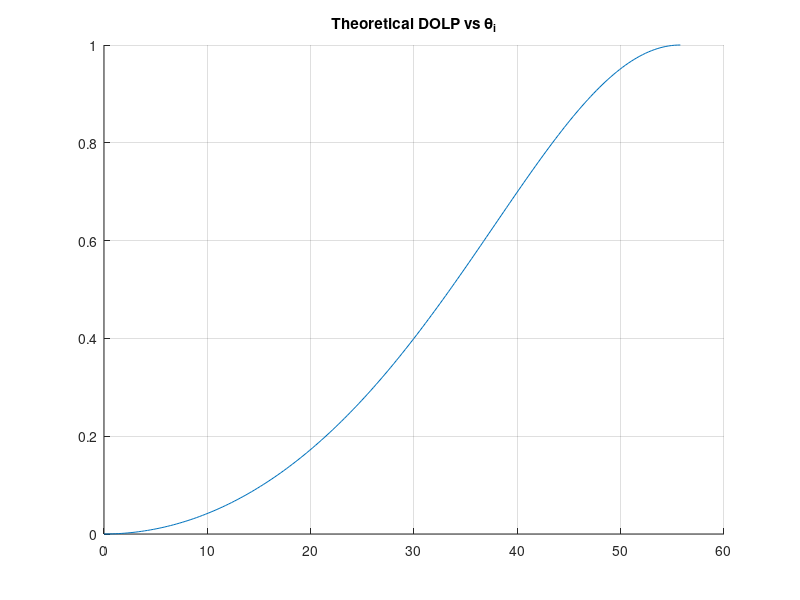

Write the MATLAB code that produced this figure. (Note: this script raises an error after producing the figure.)
%% Solve for DOLP & theta_i
% load('C:\Users\tracy\Downloads\saksham_polarimetric_cam\final_S_map.mat')
%%
ni = 1;
nt = 1.47;%1.58; %(ferrofluid emg 905);%1.333; 57.68 for EMG 905
thI = linspace(0.0000001, atan(nt/ni), 200);
thT = asin(ni*sin(thI)/nt);

alpha = 0.5*(tan(thI-thT)./tan(thI+thT)).^2;
eta = 0.5*(sin(thI-thT)./sin(thI+thT)).^2;

DOLP = abs((alpha - eta)./(alpha + eta));
%%
figure; title('Theoretical DOLP vs \theta_i'); hold on
plot(thI*180/pi, DOLP)
grid on
%% Calculate DOLP and invert to get angle of incidence
dolp = zeros(size(final_S_map,1),size(final_S_map,2),size(final_S_map,4));
theta = zeros(size(final_S_map,1),size(final_S_map,2),size(final_S_map,4));

for i = 1:1:size(final_S_map,1)
    for j= 1:1:size(final_S_map,2)
        for x =1
            dolp(i,j,x) = ...
                sqrt(final_S_map(i,j,2)^2 + ...
                final_S_map(i,j,3)^2)/final_S_map(i,j,1);
            theta(i,j,x) = interp1(DOLP,thI,dolp(i,j,x))*180/pi; % in degrees
        end
    end
end

%%
rounded = round(dolp(:,:,1),1);
avg = mean(rounded(55:157,55:137,1), [1,2]) % ove rthe central region of the ferrofluid
CI = 2*std(rounded(55:157,55:137,1),1, 'all')
figure; hold on;
imshow(rounded);
title('DOLP')
rectangle('Position', [55,55,157-55,137-55], 'EdgeColor', 'b', 'LineWidth',3)
text(67,100, sprintf('Mean = %f, 95p.c. CI = \pm %f',avg, CI), 'Color','r')

fun = @(x) mean(x(:));
rounded_filtered = round(nlfilter(dolp(:,:,1),[3 3],fun),1);
figure();
montage({round(dolp(:,:,1),1), rounded_filtered}); hold on
title('DOLP rounded [LEFT] and rounded-filtered(3x3) [RIGHT]')

%%
% load('C:\Users\tracy\Downloads\saksham_polarimetric_cam\dolp_theta.mat')
rounded = round(dolp(:,:,1),1);
figure;
imshow(rounded); hold on;
title('DOLP')
figure;
imshow(uint8(theta)); hold on;
title('Angle of incidence (degrees)')
figure(46)
Xd = 1:1:size(dolp(:,:,1),2);
Yd = 1:1:size(dolp(:,:,1),1);
surf(Xd, Yd, imgaussfilt(uint8(theta), 2))
title('Angle of incidence (degrees)')

%% save
save('C:\Users\tracy\Downloads\saksham_polarimetric_cam\dolp_theta.mat','dolp','theta', '-v7.3')
%% plot
% load('../dolp_theta.mat')
% load('../final_S_map.mat')
% x = 1:1:size(final_S_map,2);
% y = 1:1:size(final_S_map,1);
% [X,Y] = meshgrid(x,y);
% 
% 
% v = VideoWriter('C:\Users\tracy\Downloads\saksham_polarimetric_cam\dolp.avi');
% open(v);
% figure();
% for t = 1:3:30
%    t
%    contourf(X,Y,theta(:,:,t), 2);
%    colorbar();
%    frame = getframe(gcf);
%    writeVideo(v,frame);
% end
% 
% close(v);
% 
% 
